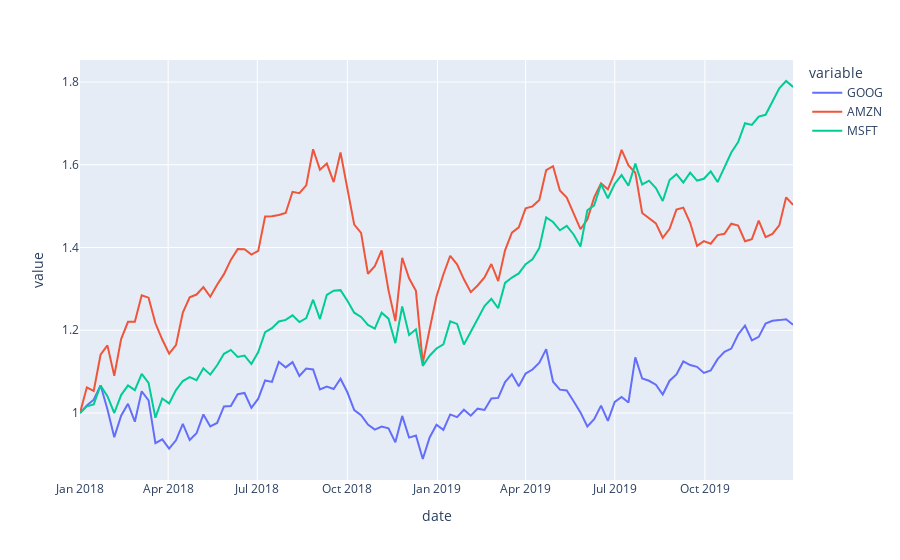

Notebook code cell kept with this figure:
### Code cell
px.line(stocks, x="date", y=["GOOG", "AMZN", "MSFT"])
